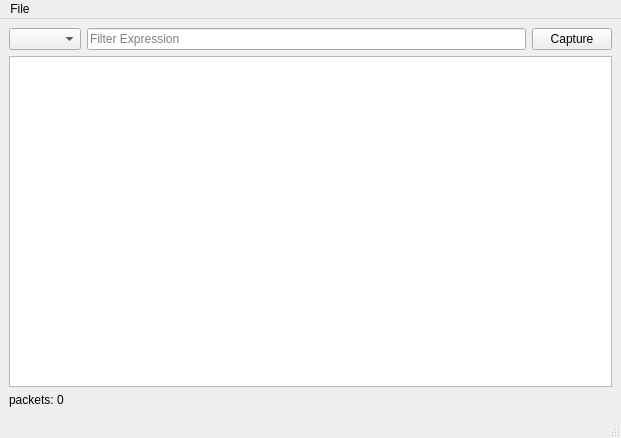
<?xml version="1.0" encoding="UTF-8"?>
<ui version="4.0">
 <class>MainWindow</class>
 <widget class="QMainWindow" name="MainWindow">
  <property name="geometry">
   <rect>
    <x>0</x>
    <y>0</y>
    <width>621</width>
    <height>438</height>
   </rect>
  </property>
  <property name="windowTitle">
   <string>ARP Sniffer</string>
  </property>
  <widget class="QWidget" name="centralwidget">
   <layout class="QVBoxLayout" name="verticalLayout">
    <item>
     <layout class="QHBoxLayout" name="horizontalLayout">
      <item>
       <widget class="QComboBox" name="deviceBox"/>
      </item>
      <item>
       <widget class="QLineEdit" name="filterEdit">
        <property name="placeholderText">
         <string>Filter Expression</string>
        </property>
       </widget>
      </item>
      <item>
       <widget class="QPushButton" name="captureButton">
        <property name="text">
         <string>Capture</string>
        </property>
        <property name="checkable">
         <bool>true</bool>
        </property>
       </widget>
      </item>
     </layout>
    </item>
    <item>
     <widget class="QListWidget" name="packetList">
      <property name="font">
       <font>
        <family>Monospace</family>
       </font>
      </property>
     </widget>
    </item>
    <item>
     <widget class="QLabel" name="packetCountLabel">
      <property name="text">
       <string>packets: 0</string>
      </property>
     </widget>
    </item>
   </layout>
  </widget>
  <widget class="QMenuBar" name="menubar">
   <property name="geometry">
    <rect>
     <x>0</x>
     <y>0</y>
     <width>621</width>
     <height>27</height>
    </rect>
   </property>
   <widget class="QMenu" name="menuFile">
    <property name="title">
     <string>File</string>
    </property>
    <addaction name="actionQuit"/>
   </widget>
   <addaction name="menuFile"/>
  </widget>
  <widget class="QStatusBar" name="statusbar"/>
  <action name="actionQuit">
   <property name="text">
    <string>Quit</string>
   </property>
  </action>
 </widget>
 <resources/>
 <connections/>
</ui>
